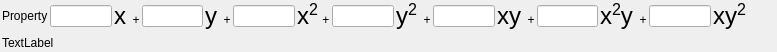
<?xml version="1.0" encoding="UTF-8"?>
<ui version="4.0">
 <class>EbsdWarpPolynomialWidget</class>
 <widget class="QFrame" name="EbsdWarpPolynomialWidget">
  <property name="geometry">
   <rect>
    <x>0</x>
    <y>0</y>
    <width>777</width>
    <height>52</height>
   </rect>
  </property>
  <layout class="QGridLayout" name="gridLayout_2">
   <property name="leftMargin">
    <number>2</number>
   </property>
   <property name="topMargin">
    <number>2</number>
   </property>
   <property name="rightMargin">
    <number>2</number>
   </property>
   <property name="bottomMargin">
    <number>2</number>
   </property>
   <property name="horizontalSpacing">
    <number>2</number>
   </property>
   <item row="1" column="10">
    <widget class="SVLineEdit" name="a4">
     <property name="minimumSize">
      <size>
       <width>50</width>
       <height>0</height>
      </size>
     </property>
     <property name="maximumSize">
      <size>
       <width>75</width>
       <height>16777215</height>
      </size>
     </property>
    </widget>
   </item>
   <item row="1" column="9">
    <widget class="QLabel" name="label_a3">
     <property name="text">
      <string>&lt;html&gt;&lt;head/&gt;&lt;body&gt;&lt;p&gt;&lt;span style=&quot; font-size:18pt;&quot;&gt;y&lt;/span&gt;&lt;span style=&quot; font-size:18pt; vertical-align:super;&quot;&gt;2&lt;/span&gt;  +&lt;/p&gt;&lt;/body&gt;&lt;/html&gt;</string>
     </property>
    </widget>
   </item>
   <item row="2" column="1" colspan="16">
    <widget class="QLabel" name="errorLabel">
     <property name="text">
      <string>TextLabel</string>
     </property>
     <property name="wordWrap">
      <bool>true</bool>
     </property>
    </widget>
   </item>
   <item row="1" column="6">
    <widget class="SVLineEdit" name="a2">
     <property name="minimumSize">
      <size>
       <width>50</width>
       <height>0</height>
      </size>
     </property>
     <property name="maximumSize">
      <size>
       <width>75</width>
       <height>16777215</height>
      </size>
     </property>
    </widget>
   </item>
   <item row="1" column="5">
    <widget class="QLabel" name="label_a1">
     <property name="text">
      <string>&lt;html&gt;&lt;head/&gt;&lt;body&gt;&lt;p&gt;&lt;span style=&quot; font-size:18pt;&quot;&gt;y&lt;/span&gt;  +&lt;/p&gt;&lt;/body&gt;&lt;/html&gt;</string>
     </property>
    </widget>
   </item>
   <item row="1" column="3">
    <widget class="QLabel" name="label_a0">
     <property name="text">
      <string>&lt;html&gt;&lt;head/&gt;&lt;body&gt;&lt;p&gt;&lt;span style=&quot; font-size:18pt;&quot;&gt;x&lt;/span&gt;  +&lt;/p&gt;&lt;/body&gt;&lt;/html&gt;</string>
     </property>
    </widget>
   </item>
   <item row="1" column="2">
    <widget class="SVLineEdit" name="a0">
     <property name="minimumSize">
      <size>
       <width>50</width>
       <height>0</height>
      </size>
     </property>
     <property name="maximumSize">
      <size>
       <width>75</width>
       <height>16777215</height>
      </size>
     </property>
    </widget>
   </item>
   <item row="1" column="8">
    <widget class="SVLineEdit" name="a3">
     <property name="minimumSize">
      <size>
       <width>50</width>
       <height>0</height>
      </size>
     </property>
     <property name="maximumSize">
      <size>
       <width>75</width>
       <height>16777215</height>
      </size>
     </property>
    </widget>
   </item>
   <item row="1" column="14">
    <widget class="SVLineEdit" name="a6">
     <property name="minimumSize">
      <size>
       <width>50</width>
       <height>0</height>
      </size>
     </property>
     <property name="maximumSize">
      <size>
       <width>75</width>
       <height>16777215</height>
      </size>
     </property>
    </widget>
   </item>
   <item row="1" column="16">
    <spacer name="horizontalSpacer">
     <property name="orientation">
      <enum>Qt::Horizontal</enum>
     </property>
     <property name="sizeHint" stdset="0">
      <size>
       <width>40</width>
       <height>20</height>
      </size>
     </property>
    </spacer>
   </item>
   <item row="1" column="4">
    <widget class="SVLineEdit" name="a1">
     <property name="minimumSize">
      <size>
       <width>50</width>
       <height>0</height>
      </size>
     </property>
     <property name="maximumSize">
      <size>
       <width>75</width>
       <height>16777215</height>
      </size>
     </property>
    </widget>
   </item>
   <item row="1" column="12">
    <widget class="SVLineEdit" name="a5">
     <property name="minimumSize">
      <size>
       <width>50</width>
       <height>0</height>
      </size>
     </property>
     <property name="maximumSize">
      <size>
       <width>75</width>
       <height>16777215</height>
      </size>
     </property>
    </widget>
   </item>
   <item row="1" column="13">
    <widget class="QLabel" name="label_a5">
     <property name="text">
      <string>&lt;html&gt;&lt;head/&gt;&lt;body&gt;&lt;p&gt;&lt;span style=&quot; font-size:18pt;&quot;&gt;x&lt;/span&gt;&lt;span style=&quot; font-size:18pt; vertical-align:super;&quot;&gt;2&lt;/span&gt;&lt;span style=&quot; font-size:18pt;&quot;&gt;y&lt;/span&gt;&amp;nbsp;&amp;nbsp;+&lt;/p&gt;&lt;/body&gt;&lt;/html&gt;</string>
     </property>
    </widget>
   </item>
   <item row="1" column="11">
    <widget class="QLabel" name="label_a4">
     <property name="text">
      <string>&lt;html&gt;&lt;head/&gt;&lt;body&gt;&lt;p&gt;&lt;span style=&quot; font-size:18pt;&quot;&gt;xy&lt;/span&gt;  +&lt;/p&gt;&lt;/body&gt;&lt;/html&gt;</string>
     </property>
    </widget>
   </item>
   <item row="1" column="15">
    <widget class="QLabel" name="label_a6">
     <property name="text">
      <string>&lt;html&gt;&lt;head/&gt;&lt;body&gt;&lt;p&gt;&lt;span style=&quot; font-size:18pt;&quot;&gt;xy&lt;/span&gt;&lt;span style=&quot; font-size:18pt; vertical-align:super;&quot;&gt;2&lt;/span&gt;&lt;/p&gt;&lt;/body&gt;&lt;/html&gt;</string>
     </property>
    </widget>
   </item>
   <item row="1" column="1">
    <widget class="QLabel" name="label">
     <property name="text">
      <string>Property</string>
     </property>
    </widget>
   </item>
   <item row="1" column="7">
    <widget class="QLabel" name="label_a2">
     <property name="text">
      <string>&lt;html&gt;&lt;head/&gt;&lt;body&gt;&lt;p&gt;&lt;span style=&quot; font-size:18pt;&quot;&gt;x&lt;/span&gt;&lt;span style=&quot; font-size:18pt; vertical-align:super;&quot;&gt;2 &lt;/span&gt;+&lt;/p&gt;&lt;/body&gt;&lt;/html&gt;</string>
     </property>
    </widget>
   </item>
  </layout>
 </widget>
 <customwidgets>
  <customwidget>
   <class>SVLineEdit</class>
   <extends>QLineEdit</extends>
   <header location="global">SVControlWidgets.h</header>
  </customwidget>
 </customwidgets>
 <resources/>
 <connections/>
</ui>
